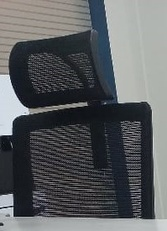
#> input picture query.jpeg, 167 x 231 px, shrunk from 199 x 275 before the run, found by its file name
$ python FLANN-based_matcher.py
#> lines starting #> are read from the running program, lines starting #| are printed output that depends on the picture


import cv2
import numpy as np
from matplotlib import pyplot as plt

# Load images
img1 = cv2.imread('Computer vision/query.jpeg', 0)  # query image
#> img1: shape (231, 167); min 0, max 250, mean 94.3
img2 = cv2.imread('Computer vision/img (2).jpeg', 0)  # train image
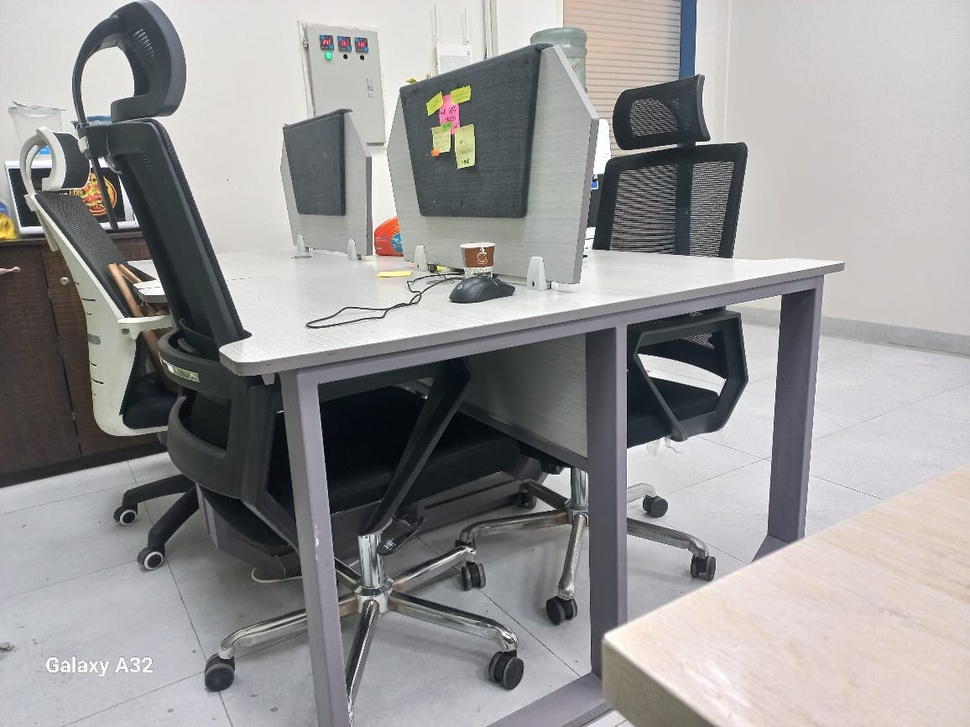
#> input picture img (2).jpeg, 970 x 727 px, shrunk from 1156 x 867 before the run, found by its file name
#> img2: shape (727, 970); min 0, max 255, mean 150.9

# Initiate SIFT detector
sift = cv2.SIFT_create()

# Find the keypoints and descriptors with SIFT
kp1, des1 = sift.detectAndCompute(img1, None)
#> kp1 = 113 keypoints; strongest (x, y, size): (25, 111, 6.5), (10, 134, 2.4), (8, 131, 6.9), (85, 104, 2.8)
kp2, des2 = sift.detectAndCompute(img2, None)
#> kp2 = 1551 keypoints; strongest (x, y, size): (345, 57, 2.9), (362, 57, 2.8), (697, 143, 2.9), (586, 256, 2)

# FLANN parameters
FLANN_INDEX_KDTREE = 1
index_params = dict(algorithm=FLANN_INDEX_KDTREE, trees=5)
search_params = dict(checks=50)  # or pass an empty dictionary

flann = cv2.FlannBasedMatcher(index_params, search_params)

# Match descriptors
matches = flann.knnMatch(des1, des2, k=2)
#> matches = 113 matches

# Need to draw only good matches, so create a mask
matchesMask = [[0, 0] for i in range(len(matches))]
#> matchesMask = 113 pairs, first value 0 to 0, second value 0 to 0

# Ratio test as per Lowe's paper
for i, (m, n) in enumerate(matches):
    if m.distance < 0.7 * n.distance:
        matchesMask[i] = [1, 0]
#> this loop made 113 passes
#> after the loop, matchesMask = 113 pairs, first value 0 to 1, second value 0 to 0

draw_params = dict(matchColor=(0, 255, 0),
                   singlePointColor=(255, 0, 0),
                   matchesMask=matchesMask,
                   flags=0)
#> draw_params = 4 items

img3 = cv2.drawMatchesKnn(img1, kp1, img2, kp2, matches, None, **draw_params)
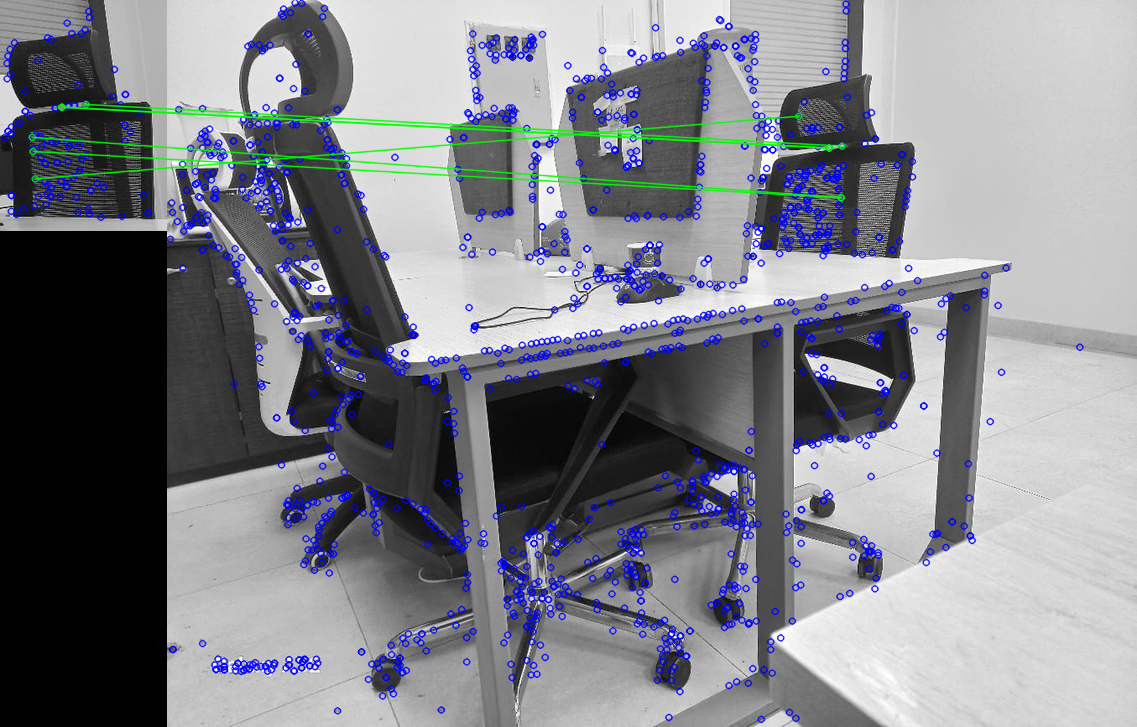
#> img3: shape (727, 1137, 3); mean of channels 0, 1, 2 137.1, 129.5, 127.7; drawn as B, G, R

# Display the result
plt.imshow(img3)
plt.show()
